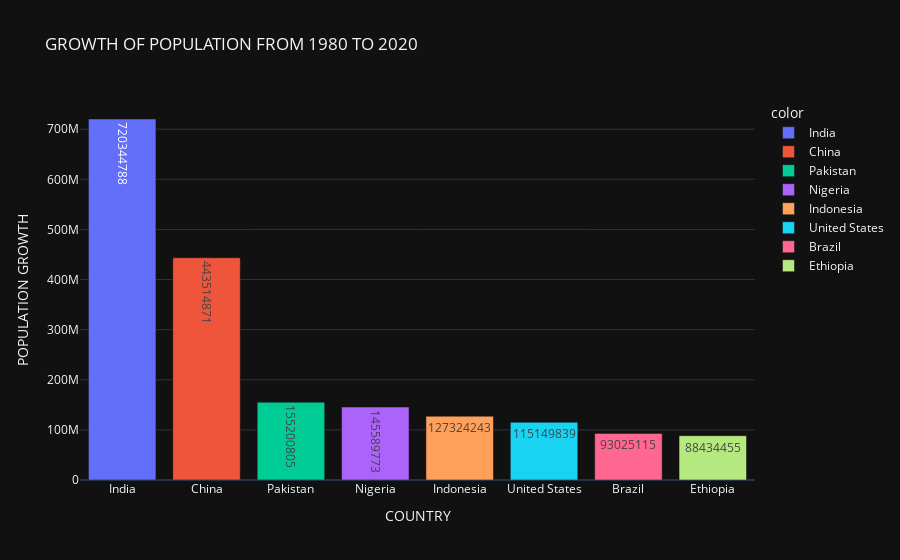

Here is the notebook cell this chart was saved with:
### Code cell
fig=px.bar(x=GROWTH.index,
       y=GROWTH.values,
       color=GROWTH.index,
       text=GROWTH.values,
       title='GROWTH OF POPULATION FROM 1980 TO 2020',
       template='plotly_dark')
fig.update_layout(xaxis_title='COUNTRY',
                 yaxis_title='POPULATION GROWTH')
fig.show()

### Figure 1 — Plotly figure (JSON) as saved in the notebook; plotly's stock layout.template omitted (floating-point values rounded to 4 significant figures)
{"data": [{"alignmentgroup": "True", "hovertemplate": "color=India<br>x=%{x}<br>y=%{y}<br>text=%{text}<extra></extra>", "legendgroup": "India", "marker": {"color": "#636efa", "pattern": {"shape": ""}}, "name": "India", "offsetgroup": "India", "orientation": "v", "showlegend": true, "text": [720344788], "textposition": "auto", "type": "bar", "x": ["India"], "xaxis": "x", "y": [720344788], "yaxis": "y"}, {"alignmentgroup": "True", "hovertemplate": "color=China<br>x=%{x}<br>y=%{y}<br>text=%{text}<extra></extra>", "legendgroup": "China", "marker": {"color": "#EF553B", "pattern": {"shape": ""}}, "name": "China", "offsetgroup": "China", "orientation": "v", "showlegend": true, "text": [443514871], "textposition": "auto", "type": "bar", "x": ["China"], "xaxis": "x", "y": [443514871], "yaxis": "y"}, {"alignmentgroup": "True", "hovertemplate": "color=Pakistan<br>x=%{x}<br>y=%{y}<br>text=%{text}<extra></extra>", "legendgroup": "Pakistan", "marker": {"color": "#00cc96", "pattern": {"shape": ""}}, "name": "Pakistan", "offsetgroup": "Pakistan", "orientation": "v", "showlegend": true, "text": [155200805], "textposition": "auto", "type": "bar", "x": ["Pakistan"], "xaxis": "x", "y": [155200805], "yaxis": "y"}, {"alignmentgroup": "True", "hovertemplate": "color=Nigeria<br>x=%{x}<br>y=%{y}<br>text=%{text}<extra></extra>", "legendgroup": "Nigeria", "marker": {"color": "#ab63fa", "pattern": {"shape": ""}}, "name": "Nigeria", "offsetgroup": "Nigeria", "orientation": "v", "showlegend": true, "text": [145589773], "textposition": "auto", "type": "bar", "x": ["Nigeria"], "xaxis": "x", "y": [145589773], "yaxis": "y"}, {"alignmentgroup": "True", "hovertemplate": "color=Indonesia<br>x=%{x}<br>y=%{y}<br>text=%{text}<extra></extra>", "legendgroup": "Indonesia", "marker": {"color": "#FFA15A", "pattern": {"shape": ""}}, "name": "Indonesia", "offsetgroup": "Indonesia", "orientation": "v", "showlegend": true, "text": [127324243], "textposition": "auto", "type": "bar", "x": ["Indonesia"], "xaxis": "x", "y": [127324243], "yaxis": "y"}, {"alignmentgroup": "True", "hovertemplate": "color=United States<br>x=%{x}<br>y=%{y}<br>text=%{text}<extra></extra>", "legendgroup": "United States", "marker": {"color": "#19d3f3", "pattern": {"shape": ""}}, "name": "United States", "offsetgroup": "United States", "orientation": "v", "showlegend": true, "text": [115149839], "textposition": "auto", "type": "bar", "x": ["United States"], "xaxis": "x", "y": [115149839], "yaxis": "y"}, {"alignmentgroup": "True", "hovertemplate": "color=Brazil<br>x=%{x}<br>y=%{y}<br>text=%{text}<extra></extra>", "legendgroup": "Brazil", "marker": {"color": "#FF6692", "pattern": {"shape": ""}}, "name": "Brazil", "offsetgroup": "Brazil", "orientation": "v", "showlegend": true, "text": [93025115], "textposition": "auto", "type": "bar", "x": ["Brazil"], "xaxis": "x", "y": [93025115], "yaxis": "y"}, {"alignmentgroup": "True", "hovertemplate": "color=Ethiopia<br>x=%{x}<br>y=%{y}<br>text=%{text}<extra></extra>", "legendgroup": "Ethiopia", "marker": {"color": "#B6E880", "pattern": {"shape": ""}}, "name": "Ethiopia", "offsetgroup": "Ethiopia", "orientation": "v", "showlegend": true, "text": [88434455], "textposition": "auto", "type": "bar", "x": ["Ethiopia"], "xaxis": "x", "y": [88434455], "yaxis": "y"}], "layout": {"barmode": "relative", "legend": {"title": {"text": "color"}, "tracegroupgap": 0}, "title": {"text": "GROWTH OF POPULATION FROM 1980 TO 2020"}, "xaxis": {"anchor": "y", "domain": [0, 1], "title": {"text": "COUNTRY"}}, "yaxis": {"anchor": "x", "domain": [0, 1], "title": {"text": "POPULATION GROWTH"}}}}
